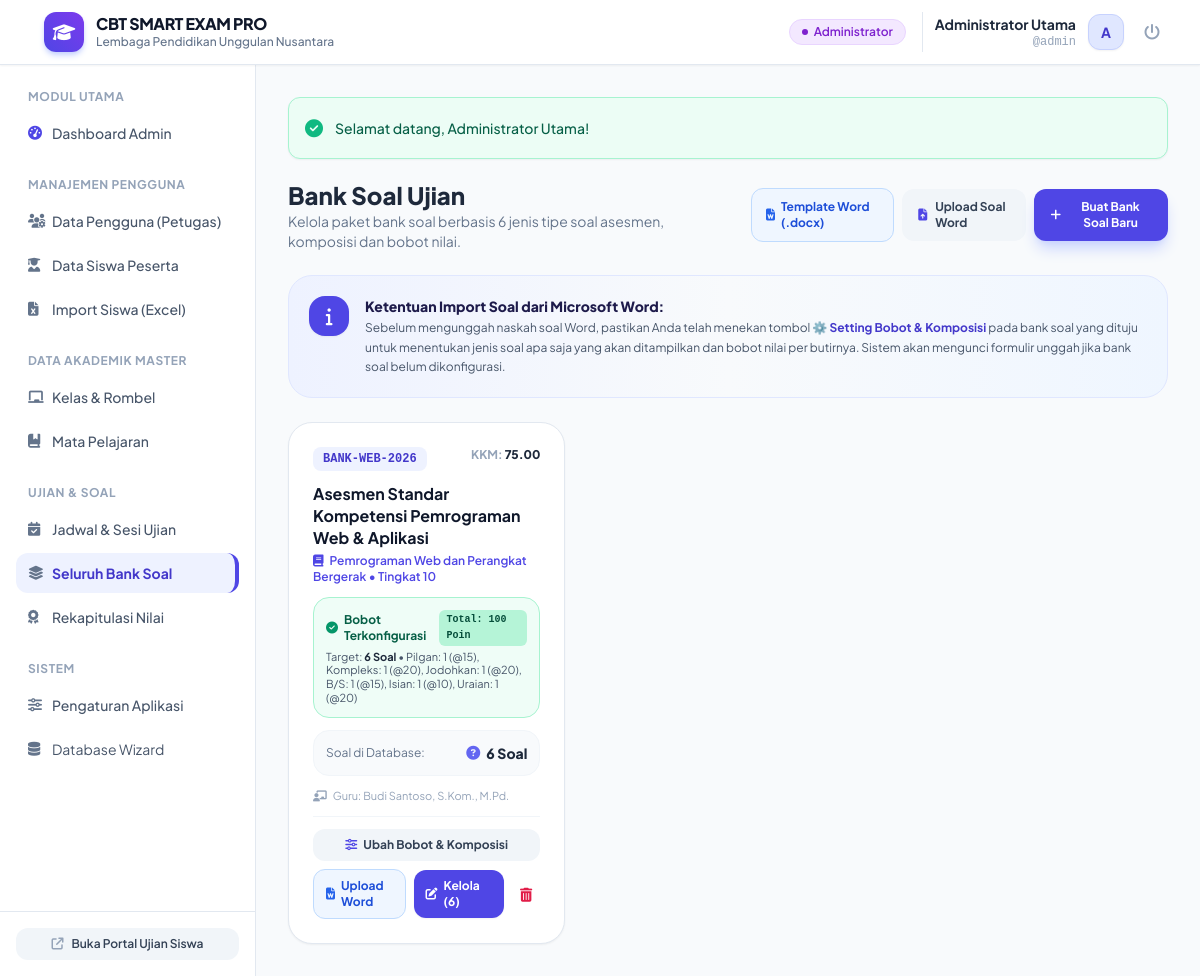
/guru/bank_soal.php (signed in), run on the app's committed database.
### tables this page shows
CREATE TABLE `question_banks` (
  `id` INT AUTO_INCREMENT PRIMARY KEY,
  `code` VARCHAR(50) NOT NULL UNIQUE,
  `title` VARCHAR(200) NOT NULL,
  `subject_id` INT NOT NULL,
  `teacher_id` INT NOT NULL,
  `class_level` VARCHAR(20) DEFAULT 'Semua',
  `total_questions` INT DEFAULT 0,
  `kkm` DECIMAL(5,2) DEFAULT 75.00,
  `question_settings` LONGTEXT NULL,  
  `status` ENUM('active', 'draft') DEFAULT 'active',
  `created_at` TIMESTAMP DEFAULT CURRENT_TIMESTAMP,
  FOREIGN KEY (`subject_id`) REFERENCES `subjects`(`id`) ON DELETE CASCADE,
  FOREIGN KEY (`teacher_id`) REFERENCES `users`(`id`) ON DELETE CASCADE
);

CREATE TABLE `subjects` (
  `id` INT AUTO_INCREMENT PRIMARY KEY,
  `code` VARCHAR(30) NOT NULL UNIQUE,
  `name` VARCHAR(100) NOT NULL,
  `created_at` TIMESTAMP DEFAULT CURRENT_TIMESTAMP
);

CREATE TABLE `users` (
  `id` INT AUTO_INCREMENT PRIMARY KEY,
  `username` VARCHAR(50) NOT NULL UNIQUE,
  `password` VARCHAR(255) NOT NULL,
  `full_name` VARCHAR(150) NOT NULL,
  `role` ENUM('admin', 'guru', 'operator') NOT NULL DEFAULT 'guru',
  `nip` VARCHAR(50) NULL,
  `email` VARCHAR(100) NULL,
  `phone` VARCHAR(25) NULL,
  `status` ENUM('active', 'inactive') NOT NULL DEFAULT 'active',
  `created_at` TIMESTAMP DEFAULT CURRENT_TIMESTAMP
);

### app/Auth.php (called while the page is built, shortened)
<?php
require_once __DIR__ . '/helpers.php';
class Auth {
    public static function role(): string {
        return $_SESSION['role'] ?? '';
    }
}

### guru/bank_soal.php (the view, shortened to what this page needs)
<?php
require_once __DIR__ . '/../app/helpers.php';
require_once __DIR__ . '/../app/Auth.php';
$pdo = Database::getConnection();
$teacherId = Auth::user()['id'];
$isAdmin = Auth::role() === 'admin';
$where = $isAdmin ? "" : "WHERE qb.teacher_id = $teacherId";
$banks = $pdo->query("SELECT qb.*, s.name as subject_name, u.full_name as teacher_name,
                             (SELECT COUNT(*) FROM questions q WHERE q.bank_id = qb.id) as question_count
                      FROM question_banks qb
                      JOIN subjects s ON qb.subject_id = s.id
                      JOIN users u ON qb.teacher_id = u.id
                      $where
                      ORDER BY qb.id DESC")->fetchAll();
require_once __DIR__ . '/../includes/header.php';
?>
<div class="space-y-6">
    <div class="flex flex-col sm:flex-row sm:items-center justify-between gap-4">
        <div>
            <h1 class="text-2xl font-black text-slate-800">Bank Soal Ujian</h1>
            <p class="text-sm text-slate-500">Kelola paket bank soal berbasis 6 jenis tipe soal asesmen, komposisi dan bobot nilai.</p>
        </div>
        <div class="flex items-center space-x-2">
            <a href="<?= BASE_URL ?>/guru/soal_import.php?download_template=docx" class="px-3.5 py-2.5 bg-blue-50 hover:bg-blue-100 text-blue-700 font-bold rounded-xl text-xs transition flex items-center border border-blue-200" title="Unduh Template Word">
                <i class="fa-solid fa-file-word mr-1.5 text-blue-600"></i> Template Word (.docx)
            </a>
            <a href="<?= BASE_URL ?>/guru/soal_import.php" class="px-4 py-2.5 bg-slate-100 hover:bg-slate-200 text-slate-700 font-bold rounded-xl text-xs transition flex items-center">
                <i class="fa-solid fa-file-arrow-up mr-2 text-indigo-600"></i> Upload Soal Word
            </a>
            <button onclick="document.getElementById('modalAddBank').classList.remove('hidden')" class="px-4 py-2.5 bg-indigo-600 hover:bg-indigo-700 text-white font-bold rounded-xl text-xs shadow-lg shadow-indigo-200 transition flex items-center">
                <i class="fa-solid fa-plus mr-2"></i> Buat Bank Soal Baru
            </button>
        </div>
    </div>
    <div class="bg-gradient-to-r from-indigo-50 via-slate-50 to-blue-50 border border-indigo-100 rounded-3xl p-5 flex items-start space-x-4">
        <div class="w-10 h-10 rounded-2xl bg-indigo-600 text-white flex items-center justify-center flex-shrink-0 text-lg shadow-sm">
            <i class="fa-solid fa-info"></i>
        </div>
        <div class="text-xs text-slate-600 leading-relaxed">
            <strong class="text-indigo-950 font-extrabold text-sm block mb-0.5">Ketentuan Import Soal dari Microsoft Word:</strong>
            Sebelum mengunggah naskah soal Word, pastikan Anda telah menekan tombol <strong class="text-indigo-700 font-bold">⚙️ Setting Bobot & Komposisi</strong> pada bank soal yang dituju untuk menentukan jenis soal apa saja yang akan ditampilkan dan bobot nilai per butirnya. Sistem akan mengunci formulir unggah jika bank soal belum dikonfigurasi.
        </div>
    </div>
    <div class="grid grid-cols-1 md:grid-cols-2 lg:grid-cols-3 gap-6">
        <?php if (empty($banks)): ?>
            <div class="col-span-full bg-white rounded-3xl p-12 text-center border border-slate-200">
                <div class="w-16 h-16 bg-slate-100 text-slate-400 rounded-2xl flex items-center justify-center mx-auto mb-4 text-2xl">
                    <i class="fa-solid fa-folder-open"></i>
                </div>
                <h3 class="text-lg font-bold text-slate-700">Belum ada Bank Soal</h3>
                <p class="text-sm text-slate-400 mt-1 mb-6">Mulai dengan membuat paket bank soal baru untuk mata pelajaran Anda.</p>
                <button onclick="document.getElementById('modalAddBank').classList.remove('hidden')" class="px-5 py-2.5 bg-indigo-600 text-white font-bold rounded-xl text-xs">
                    <i class="fa-solid fa-plus mr-1"></i> Buat Bank Soal Pertama
                </button>
            </div>
        <?php else: ?>
            <?php foreach ($banks as $b):
                $settings = json_decode($b['question_settings'] ?? 'null', true);
                $isConfigured = !empty($settings['is_configured']);
            ?>
                <div class="bg-white rounded-3xl border <?= $isConfigured ? 'border-slate-200' : 'border-amber-300 ring-2 ring-amber-100' ?> shadow-sm hover:shadow-md transition p-6 flex flex-col justify-between">
                    <div>
                        <div class="flex items-start justify-between gap-2 mb-3">
                            <span class="px-2.5 py-1 rounded-lg bg-indigo-50 text-indigo-700 font-mono font-bold text-xs">
                                <?= e($b['code']) ?>
                            </span>
                            <span class="text-xs font-bold text-slate-400">
                                KKM: <strong class="text-slate-800"><?= $b['kkm'] ?></strong>
                            </span>
                        </div>
                        <h3 class="text-base font-bold text-slate-900 mb-1 leading-snug">
                            <?= e($b['title']) ?>
                        </h3>
                        <p class="text-xs text-indigo-600 font-semibold mb-3">
                            <i class="fa-solid fa-book mr-1"></i> <?= e($b['subject_name']) ?> &bull; Tingkat <?= e($b['class_level']) ?>
                        </p>
                        <?php if ($isConfigured): ?>
                            <div class="mb-3 p-3 rounded-2xl bg-emerald-50/80 border border-emerald-200">
                                <div class="flex items-center justify-between text-xs font-bold text-emerald-800 mb-1">
                                    <span class="flex items-center">
                                        <i class="fa-solid fa-circle-check text-emerald-600 mr-1.5"></i> Bobot Terkonfigurasi
                                    </span>
                                    <span class="bg-emerald-200/80 text-emerald-900 px-2 py-0.5 rounded-md text-[10px] font-mono">
                                        Total: <?= $settings['total_weight'] ?> Poin
                                    </span>
                                </div>
                                <div class="text-[11px] text-slate-600 leading-tight">
                                    Target: <strong class="text-slate-800"><?= $settings['total_questions'] ?> Soal</strong> &bull;
                                    <?php
                                    $activePills = [];
                                    $typeNameMap = ['pilgan' => 'Pilgan', 'kompleks' => 'Kompleks', 'jodohkan' => 'Jodohkan', 'benarsalah' => 'B/S', 'isian' => 'Isian', 'uraian' => 'Uraian'];
                                    foreach ($typeNameMap as $k => $label) {
                                        if (!empty($settings[$k]['active']) && $settings[$k]['count'] > 0) {
                                            $activePills[] = $label . ': ' . $settings[$k]['count'] . ' (@' . $settings[$k]['weight'] . ')';
                                        }
                                    }
                                    echo e(implode(', ', $activePills));
                                    ?>
                                </div>
                            </div>
                        <?php endif; ?>
                        <div class="bg-slate-50 rounded-2xl p-3 border border-slate-100 flex items-center justify-between text-xs mb-3">
                            <div class="text-slate-500">Soal di Database:</div>
                            <div class="font-extrabold text-slate-800 text-sm flex items-center">
                                <i class="fa-solid fa-circle-question text-indigo-500 mr-1.5"></i>
                                <?= $b['question_count'] ?> Soal
                            </div>
                        </div>
                        <?php if ($isAdmin): ?>
                            <div class="text-[11px] text-slate-400 mb-3 flex items-center">
                                <i class="fa-solid fa-chalkboard-user mr-1.5"></i> Guru: <?= e($b['teacher_name']) ?>
                            </div>
                        <?php endif; ?>
                    </div>
                    <div class="pt-3 border-t border-slate-100 space-y-2">
                        <button type="button" onclick='openSettingModal(<?= htmlspecialchars(json_encode($b), ENT_QUOTES, 'UTF-8') ?>)' class="w-full py-2 px-3 rounded-xl <?= $isConfigured ? 'bg-slate-100 hover:bg-slate-200 text-slate-700' : 'bg-gradient-to-r from-amber-500 to-orange-500 hover:from-amber-600 hover:to-orange-600 text-white font-extrabold shadow-md shadow-amber-200' ?> font-bold text-xs transition flex items-center justify-center">
                            <i class="fa-solid fa-sliders mr-1.5 <?= $isConfigured ? 'text-indigo-600' : 'text-white' ?>"></i>
                            <?= $isConfigured ? 'Ubah Bobot & Komposisi' : 'Setting Bobot & Komposisi' ?>
                        </button>
                        <div class="flex items-center space-x-2">
                            <a href="<?= BASE_URL ?>/guru/soal_import.php?bank_id=<?= $b['id'] ?>" class="flex-1 inline-flex items-center justify-center px-3 py-2 bg-blue-50 hover:bg-blue-100 text-blue-700 font-bold rounded-xl text-xs transition border border-blue-200" title="Upload Naskah Word">
                                <i class="fa-solid fa-file-word mr-1.5 text-blue-600"></i> Upload Word
                            </a>
                            <a href="<?= BASE_URL ?>/guru/soal_editor.php?bank_id=<?= $b['id'] ?>" class="flex-1 inline-flex items-center justify-center px-3 py-2 bg-indigo-600 hover:bg-indigo-700 text-white font-bold rounded-xl text-xs transition shadow-sm" title="Buka Editor Soal">
                                <i class="fa-solid fa-pen-to-square mr-1.5"></i> Kelola (<?= $b['question_count'] ?>)
                            </a>
                            <form method="POST" action="" onsubmit="return confirm('Hapus bank soal ini beserta seluruh butir soal di dalamnya?');" class="inline">
                                <button type="submit" class="p-2 text-rose-600 hover:bg-rose-50 rounded-xl transition" title="Hapus Bank Soal">
                                    <i class="fa-solid fa-trash-can text-sm"></i>
                                </button>
                            </form>
                        </div>
                    </div>
                </div>
            <?php endforeach; ?>
        <?php endif; ?>
    </div>
</div>
<?php require_once __DIR__ . '/../includes/footer.php'; ?>

### includes/header.php (style rules this page uses)
body { font-family: 'Plus Jakarta Sans', sans-serif; }

### data on the page
question_banks: code "BANK-WEB-2026", kkm "75.00", title "Asesmen Standar Kompetensi Pemrograman Web & Aplikasi", subject.name "Pemrograman Web dan Perangkat Bergerak", class_level "10", question_settings "100", question_settings "6", activePills "Pilgan: 1 (@15), Kompleks: 1 (@20), Jodohkan: 1 (@20), B/S: 1 (@15), Isian: 1 (@10), Uraian: 1 (@20)", question_count "6", teacher.full_name "Budi Santoso, S.Kom., M.Pd."

### other printed values
$appTitle "CBT SMART EXAM PRO"
$schoolName "Lembaga Pendidikan Unggulan Nusantara"
$badge['label'] "Administrator"
$currentUser['full_name'] "Administrator Utama"
$currentUser['username'] "admin"
substr($currentUser['full_name'] ?? 'U', 0, 1) "A"
$flash['message'] "Selamat datang, Administrator Utama!"
